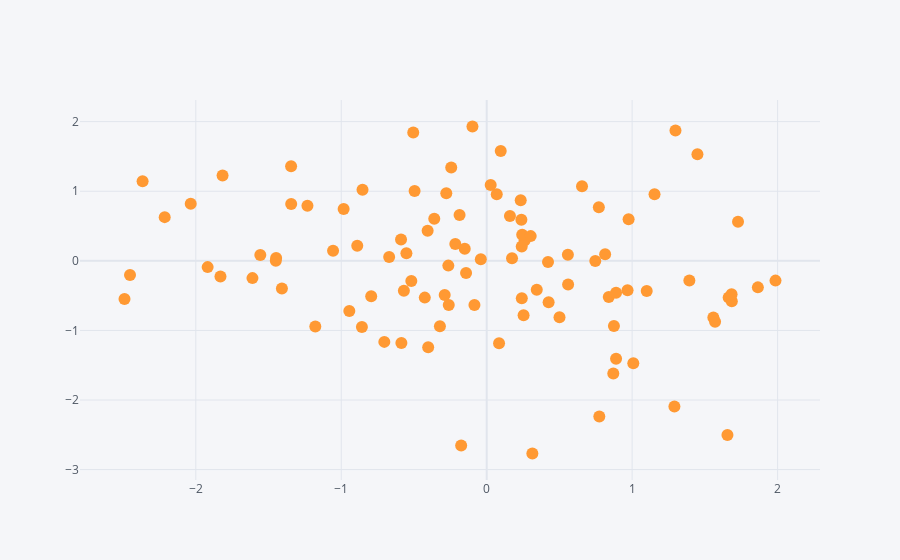

Notebook source saved alongside this figure:
### Code cell
df.iplot(x='A',y='B',mode='markers')
